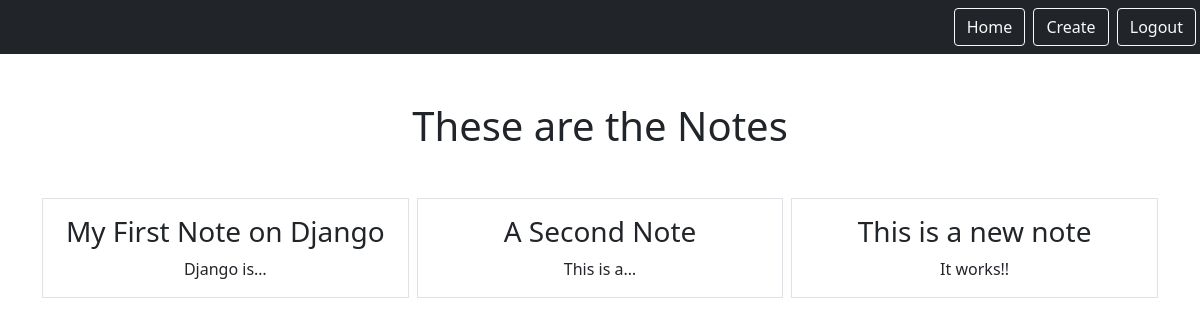
Page /smart/notes (signed in) on the earlier database version.
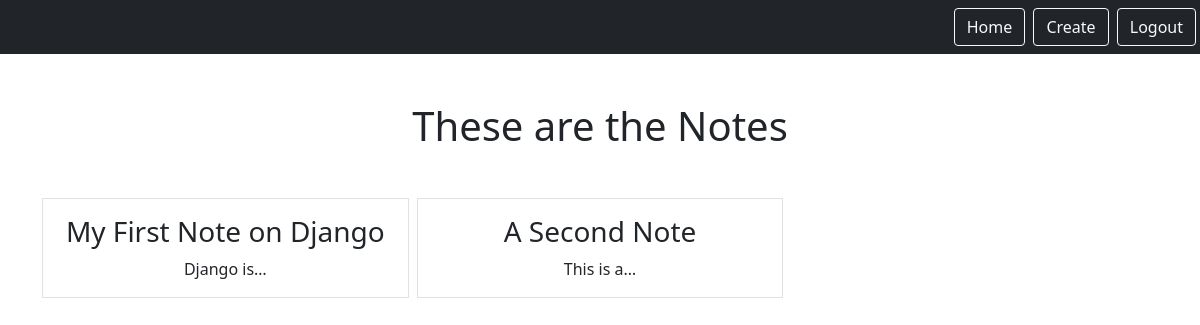
Same page on the later database version.
### notes/models.py (models this page shows)
class Notes(models.Model):
    title = models.CharField(max_length=200)
    text = models.TextField()
    created = models.DateTimeField(auto_now_add=True)
    user = models.ForeignKey(User, on_delete=models.CASCADE, related_name='notes')

### notes/views.py (the view)
# urls.py: path('notes', views.NotesListView.as_view(), name="notes.list"),
class NotesListView(LoginRequiredMixin,ListView):
    model = Notes
    context_object_name = "notes"
    template_name = 'notes/notes_list.html'
    login_url = '/admin'
    def get_queryset(self):
        return self.request.user.notes.all()

### notes/templates/notes/notes_list.html
{% extends "base.html" %}
{% block content %}
    <h1 class="my-5">These are the Notes</h1>
    <div class="row row-cols-3 g-2">
        {% for note in notes %}
        <div class="col">
            <div class="p-3 border">
                <a href="{% url 'notes.detail' pk=note.id %}" class="text-dark text-decoration-none ">
                    <h3> {{note.title}}  </h3>
                </a>
                {{note.text|truncatechars:10}}
            </div>
        </div>
        {% endfor %}
    </div>
{% endblock %}

Differences in the rows shown:
removed Notes: title "This is a new note", text "It works!!"
